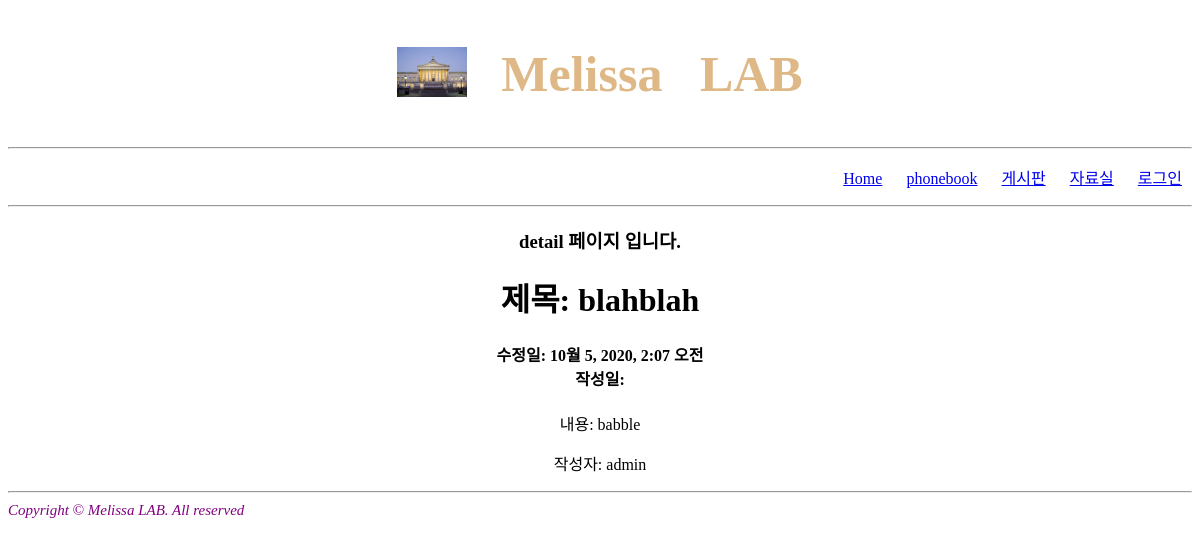
Screenshot of /board/detail/14/ with the database file from the repository.
### board/models.py (models this page shows)
class Border(models.Model):
    제목 = models.CharField(max_length=225, blank=False, null=False)
    작성자 = models.CharField(max_length=225, blank=False, null=False)
    내용 = models.TextField(null=False)
    작성일 = models.DateTimeField(null=False)
    수정일 = models.DateTimeField(null=False)
    조회수 = models.IntegerField(null=False)

### board/views.py (the view)
# urls.py: re_path(r'^detail/([0-9]+)/', views.detail, name="detail"),
def detail(request, borderId):
    boardCnt = Border.objects.get(id=borderId)
    boardCnt.조회수 = boardCnt.조회수 + 1
    boardCnt.save()
    borderTable = Border.objects.values('id','제목', '작성자',
                        '조회수', '수정일', '내용').get(id=borderId)
    borderTable['내용'] = borderTable['내용'].replace('\n', '<br>')
    context = {"border": borderTable}
    return render(request, "board/detail.html", context)

### templates/board/detail.html (shortened to what this page needs)
<!DOCTYPE html>
<html>
    <head>
    </head>
    <body>
    {% extends 'form.html' %}
    {% block center %}
        <div align="center">
            <h3>detail 페이지 입니다.</h3>
            <h1>제목: {{ border.제목 }}</h1>
            <h4>수정일: {{ border.수정일 }}<br>
                작성일: {{ border.작성일 }}</h4>
            {% autoescape off %}
            <p>내용: {{ border.내용 }}</p>
            <p>작성자: {{ border.작성자 }}</p>
            {% endautoescape %}
        </div>
    {% endblock %}

### rows the page displays
Border: 제목 "blahblah", 수정일 "10월 5, 2020, 2:07 오전", 내용 "babble", 작성자 "admin"
